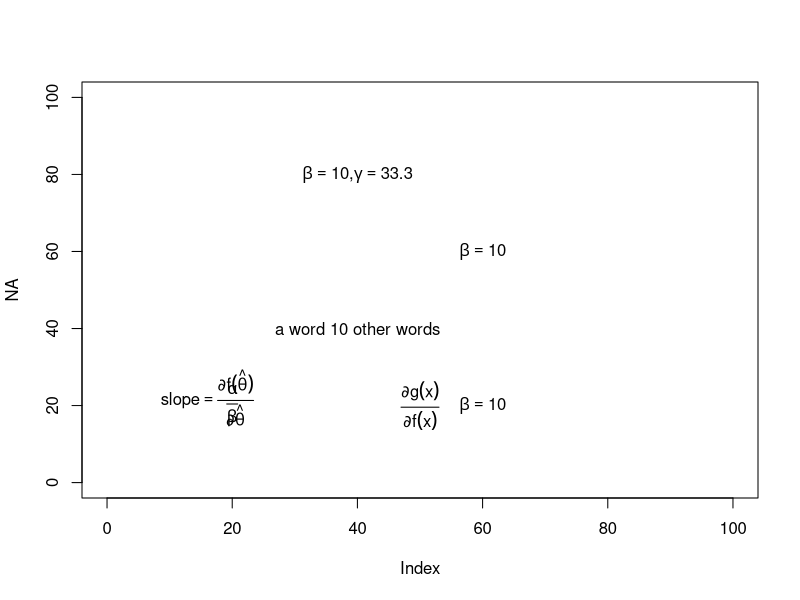

The R script that drew this image:
## Title: plot-plotmath-02
## Author: Paul Johnson <pauljohn at ku.edu>
## Date posted: 2013-02-05
## Description. Basic plotmath

plot(NA, xlim=c(0,100), ylim=c(0,100))

#show plot math works
text(16, 22, expression(slope == frac(partialdiff * f(hat(theta)),
     partialdiff * hat(theta))))


## plotmath requires an R expression as the text to be plotted.
## expressions come from several R expressions, not just expression.

## I often want to put values of variables into the middle of expressions
## This is more difficult than you expect

avar1 <- 10

# It is easy to paste words with variables calculated by R
text(40, 40, paste("a word", avar1, "other words"))


## However, it is much tougher to integrate values
## calculated inside R with plotmath. I want something like

## beta = 10

## except beta is replaced by the symbol beta and the value of 10
## is retrieved from the variable "avar1".

## There are 2 ways I know of. 1) bquote and 2) substitute

## The bquote method works in an understandable way. It retrieves
## the value of a variable when it is given an argument .(avar1).
## The bquote function creates an expression.
text( 60, 20, bquote(beta == .(avar1)))

## bquote is easier for me to understand than substitute.

## But many examples we come across use substitute, it has a
## deep logic to it. I'm going to try to make this plain by
## putting the word "whatever" in the place where it needs to
## be substituted.

text( 60, 60, substitute( beta == whatever, list(whatever = avar1)))
## The last bit, list(whatever = avar1), tells substitute to
## scan the first argument, and replace whatever with the value of avar1.

## Make a tougher example of substitute.

avar2 <- 33.3

text(40, 80, substitute( paste( beta == thing1, ",", gamma == thing2), list(thing1 = avar1, thing2 = avar2)))


## It is possible to "pre-calculate" the plotmath expressions, and
## then use them. I think this makes for cleaner code

myExp1 <- expression(frac(alpha, beta))
text(20, 20, myExp1)


myExp2 <- expression(frac(partialdiff * g(x), partialdiff * f(x)))
text(50, 20, myExp2)

## I want to combine those expressions into a larger thing, that
## I could build up in a modular way. I searched for help with
## RSiteSearch and was disgusted to find I asked the same question
## in 2009. How time flies.

## And still I can't get it to work dependably. So I'm erasing the
## rest in disgust
